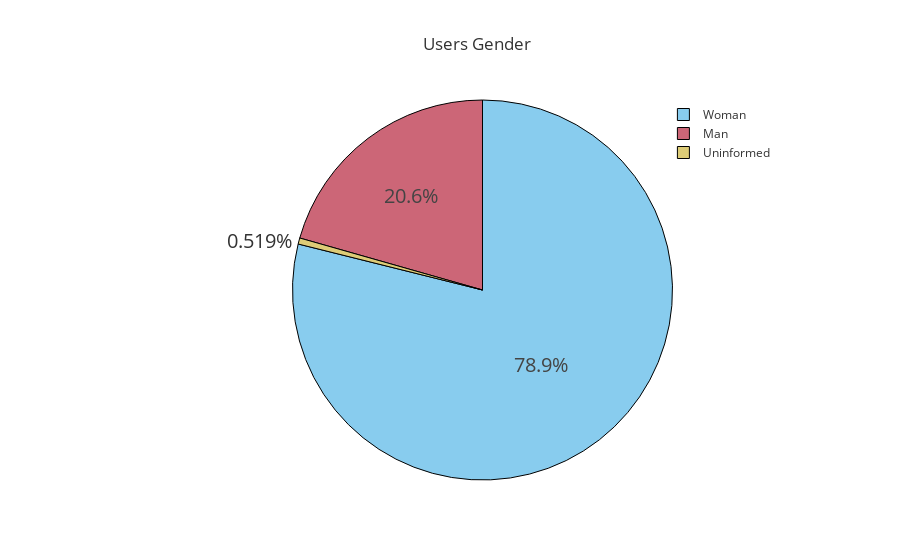

Notebook code for this chart:
### Code cell
fig = px.pie(values=dff['Sexe'].value_counts(), 
             names=dff['Sexe'].value_counts().index,
            color_discrete_sequence=px.colors.qualitative.Safe,
            title='Users Gender', template='ggplot2')
fig.update_traces(textfont_size=20, 
                  marker=dict(line=dict(color='#000000', width=1)))
fig.update_layout(title_x=0.53, legend_x=0.8)


fig.show()

### Figure 1 — Plotly figure (JSON) as saved in the notebook; plotly's stock layout.template omitted (floating-point values rounded to 4 significant figures)
{"data": [{"domain": {"x": [0, 1], "y": [0, 1]}, "hovertemplate": "label=%{label}<br>value=%{value}<extra></extra>", "labels": ["Woman", "Man", "Uninformed"], "legendgroup": "", "marker": {"line": {"color": "#000000", "width": 1}}, "name": "", "showlegend": true, "textfont": {"size": 20}, "type": "pie", "values": [912, 238, 6]}], "layout": {"legend": {"tracegroupgap": 0, "x": 0.8}, "piecolorway": ["rgb(136, 204, 238)", "rgb(204, 102, 119)", "rgb(221, 204, 119)", "rgb(17, 119, 51)", "rgb(51, 34, 136)", "rgb(170, 68, 153)", "rgb(68, 170, 153)", "rgb(153, 153, 51)", "rgb(136, 34, 85)", "rgb(102, 17, 0)", "rgb(136, 136, 136)"], "title": {"text": "Users Gender", "x": 0.53}}}
